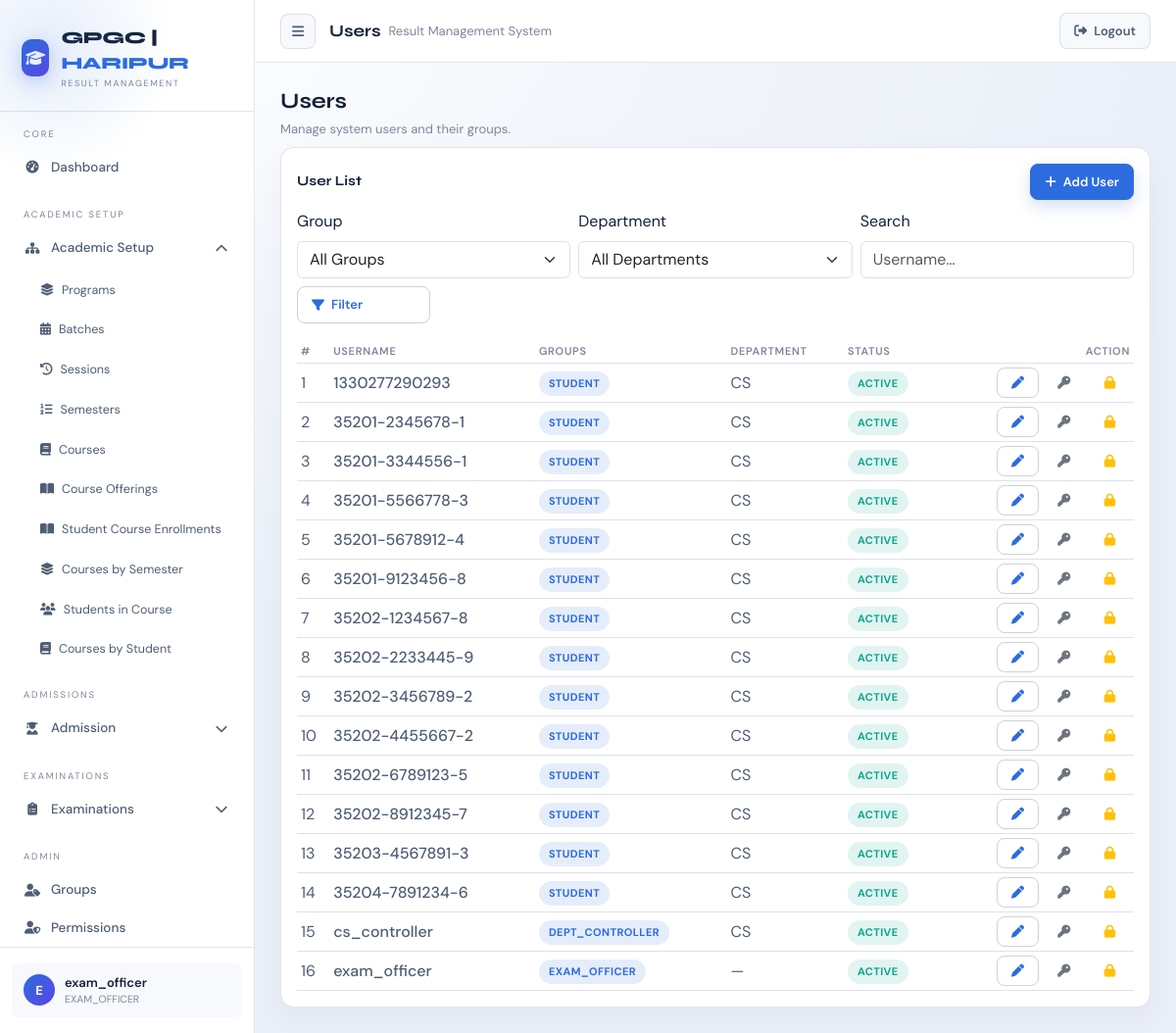
Screenshot of /accounts/users/ (signed in) with the database file from the repository.
### accounts/models.py (models this page shows, shortened)
class User(AbstractUser):
    department = models.ForeignKey(
        "academics.Department",
        on_delete=models.SET_NULL,
        null=True,
        blank=True,
        related_name="users"
    )
    is_locked = models.BooleanField(default=False)
    def in_group(self, name):
        return self.groups.filter(name=name).exists()
    def is_exam_officer(self):
        return self.in_group("EXAM_OFFICER")
    def is_student(self):
        return self.in_group("STUDENT")

### academics/models.py (models this page shows)
class Department(models.Model):
    name = models.CharField(max_length=200)
    code = models.CharField(max_length=20, unique=True)
    duration_years = models.IntegerField()
    is_active = models.BooleanField(default=True)
    def __str__(self):
        return self.code

### accounts/views.py (the view)
# urls.py: path("users/", views.users_view, name="users"),
@login_required(login_url="accounts:login_page")
@never_cache
def users_view(request):
    if not request.user.is_exam_officer():
        return redirect("accounts:dashboard")
    User = get_user_model()
    search = request.GET.get("search", "").strip()
    group_id = request.GET.get("group", "")
    department_id = request.GET.get("department_id", "")
    qs = User.objects.select_related("department").order_by("username")
    if group_id:
        qs = qs.filter(groups__id=group_id)
    if department_id:
        qs = qs.filter(department_id=department_id)
    if search:
        qs = qs.filter(username__icontains=search)
    return render(request, "accounts/users.html", {
        "users": qs,
        "search": search,
        "group": group_id,
        "department_id": department_id,
        "departments": Department.objects.filter(is_active=True).order_by("name"),
        "groups": Group.objects.all().order_by("name"),
    })

### accounts/permissions.py (called while the page is built)
def perm_codename(module, action):
    mapping = MODULE_PERMS.get(module)
    if not mapping:
        return None
    app_label, model = mapping
    action_code = ACTION_TO_CODENAME.get(action)
    if not action_code:
        return None
    return app_label, f"{action_code}_{model}"

def can(user, module, action):
    code = perm_codename(module, action)
    if not code:
        return False
    app_label, codename = code
    return user.has_perm(f"{app_label}.{codename}")

### accounts/templatetags/permissions_tags.py (called while the page is built)
@register.simple_tag
def can(user, module, action):
    return can_check(user, module, action)

### templates/accounts/users.html (shortened to what this page needs)
{% extends "dashboard/layout.html" %}
{% block topbar_display %}Users{% endblock %}
{% block dashboard_content %}
<div class="rms-page-head">
    <h2>Users</h2>
    <p>Manage system users and their groups.</p>
</div>
<div class="rms-card">
    <div class="rms-section-title">
        <h5>User List</h5>
        <a class="btn btn-primary btn-sm" href="{% url 'accounts:create_user' %}">
            <i class="fas fa-plus"></i> Add User
        </a>
    </div>
    <form method="get" class="row g-2 align-items-end mb-3">
        <div class="col-lg-4">
            <label class="form-label">Group</label>
            <select class="form-select" name="group">
                <option value="">All Groups</option>
            </select>
        </div>
        <div class="col-lg-4">
            <label class="form-label">Department</label>
            <select class="form-select" name="department_id">
                <option value="">All Departments</option>
            </select>
        </div>
        <div class="col-lg-4">
            <label class="form-label">Search</label>
            <input type="text" class="form-control" name="search" placeholder="Username…" value="{{ search }}">
        </div>
        <div class="col-lg-2 d-grid">
            <button class="btn btn-outline-primary">
                <i class="fas fa-filter"></i> Filter
            </button>
        </div>
    </form>
    <div class="rms-table-wrap">
        <table class="table table-sm align-middle rms-table mb-0">
            <thead>
                <tr>
                    <th>#</th>
                    <th>Username</th>
                    <th>Groups</th>
                    <th>Department</th>
                    <th>Status</th>
                    <th class="text-end">Action</th>
                </tr>
            </thead>
            <tbody>
                {% for u in users %}
                <tr>
                    <td>{{ forloop.counter }}</td>
                    <td class="fw-500">{{ u.username }}</td>
                    <td>
                        {% for g in u.groups.all %}
                        <span class="chip blue">{{ g.name }}</span>
                        {% empty %}
                        —
                        {% endfor %}
                    </td>
                    <td>{{ u.department|default:"—" }}</td>
                    <td>
                        {% if u.is_locked %}
                        <span class="chip red">Locked</span>
                        {% else %}
                        <span class="chip green">Active</span>
                        {% endif %}
                    </td>
                    <td class="text-end">
                        <a class="btn btn-sm btn-outline-primary" href="{% url 'accounts:edit_user' u.pk %}">
                            <i class="fas fa-pen"></i>
                        </a>
                        <a class="btn btn-sm btn-outline-secondary" href="{% url 'accounts:reset_user_password' u.pk %}">
                            <i class="fas fa-key"></i>
                        </a>
                        <form method="post" action="{% url 'accounts:toggle_user_lock' u.pk %}" class="d-inline">
                            <button class="btn btn-sm btn-outline-warning" type="submit">
                                {% if u.is_locked %}<i class="fas fa-lock-open"></i>{% else %}<i class="fas fa-lock"></i>{% endif %}
                            </button>
                        </form>
                    </td>
                </tr>
                {% endfor %}
            </tbody>
        </table>
    </div>
</div>
{% endblock %}

### templates/dashboard/layout.html (shortened to what this page needs)
{% extends "base.html" %}
{% load permissions_tags %}
{% block content %}
{% with path=request.path %}
<div class="app-shell" id="appShell">
    <aside class="sidebar">
        <div class="logo-area">
            <div class="logo-icon"><i class="fas fa-graduation-cap"></i></div>
            <div>
                <div class="logo-text">GPGC | <span>HARIPUR</span></div>
                <div class="logo-sub">Result Management</div>
            </div>
        </div>
        <div class="sidebar-nav">
        <div class="nav-section">
            <div class="nav-label">Core</div>
            <a class="nav-item{% if '/accounts/dashboard/' in path %} active{% endif %}"
                href="{% url 'accounts:dashboard' %}">
                <i class="fas fa-gauge-high"></i> Dashboard
            </a>
        </div>
        {% can request.user "BATCHES" "read" as can_batches %}
        {% can request.user "SESSIONS" "read" as can_sessions %}
        {% can request.user "SEMESTERS" "read" as can_semesters %}
        {% can request.user "COURSES" "read" as can_courses %}
        {% can request.user "COURSE_OFFERINGS" "read" as can_offerings %}
        {% can request.user "ENROLLMENTS" "read" as can_enrollments %}
        {% if can_batches or can_sessions or can_semesters or can_courses or can_offerings or can_enrollments %}
        <div class="nav-section">
            <div class="nav-label">Academic Setup</div>
            <div class="nav-group open">
                <div class="nav-item nav-toggle" data-toggle="academic-setup-menu">
                    <span style="display:flex;align-items:center;gap:10px;">
                        <i class="fas fa-sitemap"></i> Academic Setup
                    </span>
                    <i class="fas fa-chevron-down nav-caret"></i>
                </div>
                <div class="nav-submenu" id="academic-setup-menu">
                    {% if request.user.is_exam_officer %}
                    <a class="nav-subitem{% if '/academics/departments/' in path %} active{% endif %}"
                        href="{% url 'academics:departments' %}">
                        <i class="fas fa-layer-group"></i> Programs
                    </a>
                    {% endif %}
                    <a class="nav-subitem{% if '/academics/batches/' in path %} active{% endif %}"
                        href="{% url 'academics:batches' %}">
                        <i class="fas fa-calendar-days"></i> Batches
                    </a>
                    <a class="nav-subitem{% if '/academics/sessions/' in path %} active{% endif %}"
                        href="{% url 'academics:sessions' %}">
                        <i class="fas fa-clock-rotate-left"></i> Sessions
                    </a>
                    <a class="nav-subitem{% if '/academics/semesters/' in path %} active{% endif %}"
                        href="{% url 'academics:semesters' %}">
                        <i class="fas fa-list-ol"></i> Semesters
                    </a>
                    <a class="nav-subitem{% if '/courses/courses/' in path %} active{% endif %}"
                        href="{% url 'courses:courses' %}">
                        <i class="fas fa-book"></i> Courses
                    </a>
                    <a class="nav-subitem{% if '/courses/offerings/' in path %} active{% endif %}"
                        href="{% url 'courses:course_offerings' %}">
                        <i class="fas fa-book-open"></i> Course Offerings
                    </a>
                    <a class="nav-subitem{% if '/enrollments/enrollments/' in path %} active{% endif %}"
                        href="{% url 'enrollments:enrollments' %}">
                        <i class="fas fa-book-open"></i> Student Course Enrollments
                    </a>
                    <a class="nav-subitem{% if '/enrollments/semester-courses/' in path %} active{% endif %}"
                        href="{% url 'enrollments:semester_courses' %}">
                        <i class="fas fa-layer-group"></i> Courses by Semester
                    </a>
                    <a class="nav-subitem{% if '/enrollments/course-students/' in path %} active{% endif %}"
                        href="{% url 'enrollments:course_students' %}">
                        <i class="fas fa-users"></i> Students in Course
                    </a>
                    <a class="nav-subitem{% if '/enrollments/student-courses/' in path %} active{% endif %}"
                        href="{% url 'enrollments:student_courses' %}">
                        <i class="fas fa-book"></i> Courses by Student
                    </a>
                </div>
            </div>
        </div>
        {% endif %}
        {% can request.user "STUDENTS" "read" as can_students %}
        {% if can_students %}
        <div class="nav-section">
            <div class="nav-label">Admissions</div>
            <div class="nav-group">
                <div class="nav-item nav-toggle" data-toggle="admission-menu">
                    <span style="display:flex;align-items:center;gap:10px;">
                        <i class="fas fa-user-graduate"></i> Admission
                    </span>
                    <i class="fas fa-chevron-down nav-caret"></i>
                </div>
            </div>
        </div>
        {% endif %}
        {% can request.user "EXAMS" "read" as can_exams %}
        {% can request.user "RESULTS" "read" as can_results %}
        {% if can_exams or can_results %}
        <div class="nav-section">
            <div class="nav-label">Examinations</div>
            <div class="nav-group">
                <div class="nav-item nav-toggle" data-toggle="exams-menu">
                    <span style="display:flex;align-items:center;gap:10px;">
                        <i class="fas fa-clipboard-list"></i> Examinations
                    </span>
                    <i class="fas fa-chevron-down nav-caret"></i>
                </div>
            </div>
        </div>
        {% endif %}
        {% if request.user.is_exam_officer %}
        <div class="nav-section">
            <div class="nav-label">Admin</div>
            <a class="nav-item{% if '/accounts/groups/' in path %} active{% endif %}"
                href="{% url 'accounts:groups' %}">
                <i class="fas fa-user-tag"></i> Groups
            </a>
            <a class="nav-item{% if '/accounts/permissions/' in path %} active{% endif %}"
                href="{% url 'accounts:permissions' %}">
                <i class="fas fa-user-shield"></i> Permissions
            </a>
        </div>
        {% endif %}
        </div>
        <div class="sidebar-footer">
            <div class="user-card">
                <div class="user-avatar">{{ request.user.username|first|upper }}</div>
                <div style="flex:1;overflow:hidden;">
                    <div class="user-name">{{ request.user.username }}</div>
                    <div class="user-role">
                        {% for g in request.user.groups.all %}
                        {{ g.name }}{% if not forloop.last %}, {% endif %}
                        {% empty %}
                        —
                        {% endfor %}
                    </div>
                </div>
            </div>
        </div>
    </aside>
    <div class="main">
        <div class="topbar">
            <button class="top-btn" type="button" id="sidebarToggle" aria-label="Toggle sidebar">
                <i class="fas fa-bars"></i>
            </button>
            <div class="topbar-title">
                {% block topbar_display %}{% endblock %}
                <span>Result Management System</span>
            </div>
            <div class="topbar-actions">
                <a class="btn btn-ghost" href="{% url 'accounts:logout' %}">
                    <i class="fas fa-right-from-bracket"></i> Logout
                </a>
            </div>
        </div>
        <div class="content">
            {% block dashboard_content %}{% endblock %}
        </div>
    </div>
</div>
{% endwith %}
{% endblock %}

### rows the page displays
User: user.username|first "E", user.username "exam_officer", username "exam_officer", department "—", is_locked "ACTIVE"
User: username "1330277290293", department "CS", is_locked "ACTIVE"
User: username "35201-2345678-1", department "CS", is_locked "ACTIVE"
User: username "35201-3344556-1", department "CS", is_locked "ACTIVE"
User: username "35201-5566778-3", department "CS", is_locked "ACTIVE"
User: username "35201-5678912-4", department "CS", is_locked "ACTIVE"
User: username "35201-9123456-8", department "CS", is_locked "ACTIVE"
User: username "35202-1234567-8", department "CS", is_locked "ACTIVE"
User: username "35202-2233445-9", department "CS", is_locked "ACTIVE"
User: username "35202-3456789-2", department "CS", is_locked "ACTIVE"
User: username "35202-4455667-2", department "CS", is_locked "ACTIVE"
User: username "35202-6789123-5", department "CS", is_locked "ACTIVE"
User: username "35202-8912345-7", department "CS", is_locked "ACTIVE"
User: username "35203-4567891-3", department "CS", is_locked "ACTIVE"
User: username "35204-7891234-6", department "CS", is_locked "ACTIVE"
User: username "cs_controller", department "CS", is_locked "ACTIVE"

### other values shown
{{ g.name }} "EXAM_OFFICER"
{{ g.name }} "STUDENT"
{{ g.name }} "DEPT_CONTROLLER"
